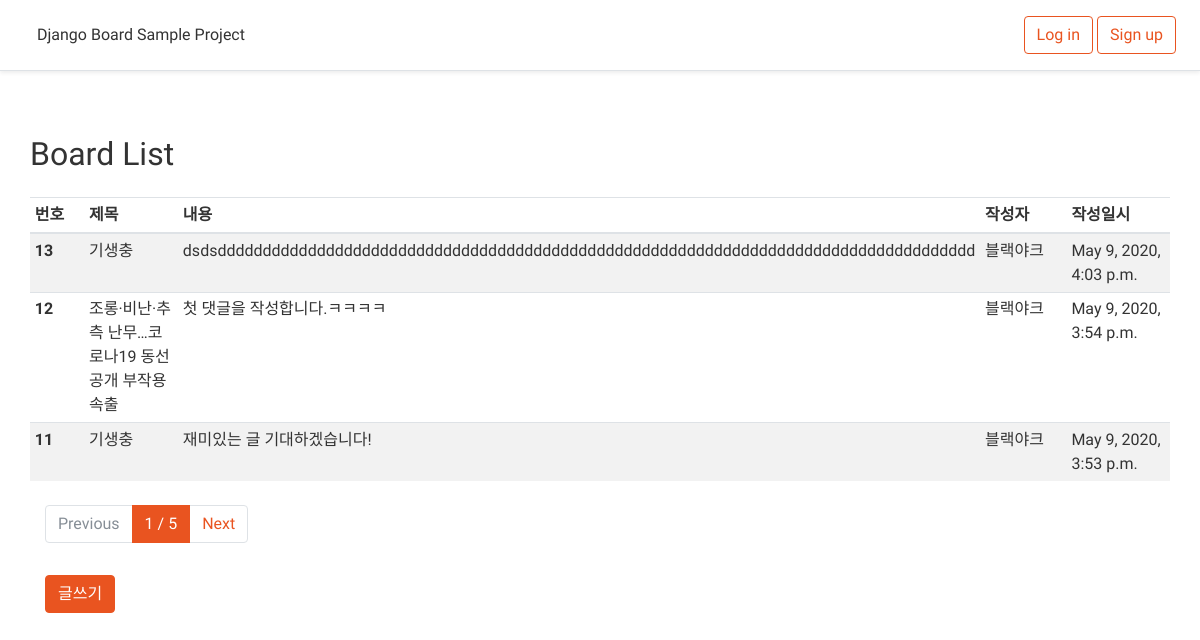
Page /board/ on the earlier database version.
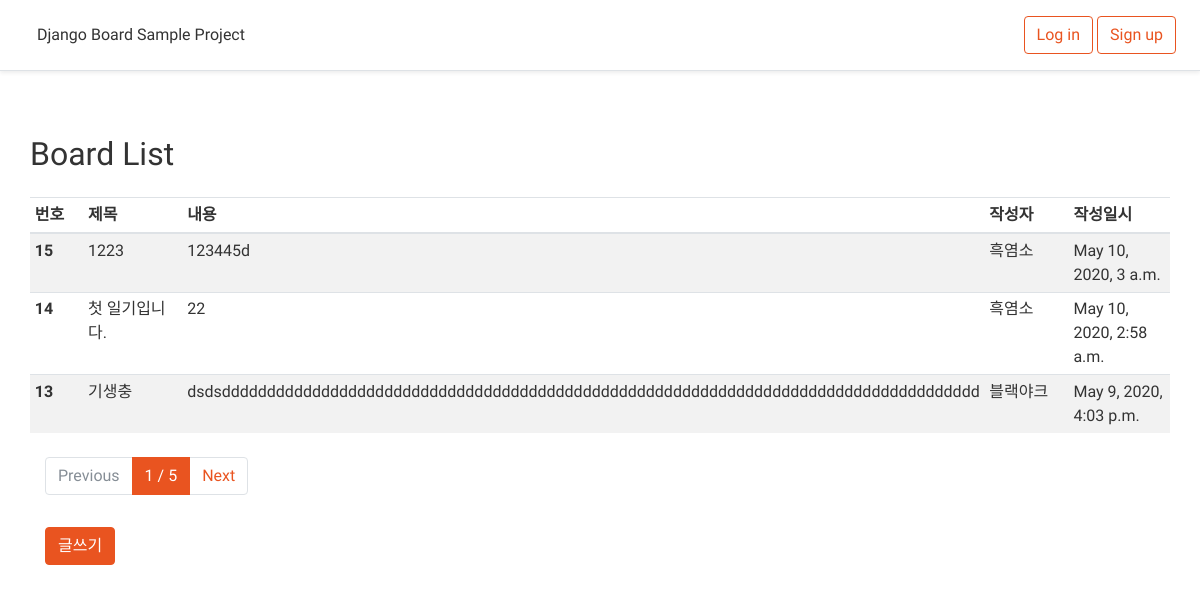
Same page on the later database version.
### board/models.py (models this page shows, shortened)
class NewBoard(models.Model):
    title = models.CharField(
        max_length=128,
        verbose_name='제목'
    )
    content = models.TextField(
        verbose_name='내용'
    )
    writer = models.ForeignKey(
        'new_user.NewUser',
        on_delete=models.SET_NULL,
        null=True,
        verbose_name='작성자'
    )
    reg_date = models.DateTimeField(
        auto_now_add=True,
        verbose_name='작성시간'
    )
    class Meta:
        db_table = 'new_community_board'
        verbose_name='뉴 커뮤니티 게시글'
        verbose_name_plural = '뉴 커뮤니티 게시글 모음'

### new_user/models.py (models this page shows)
class NewUser(models.Model):
    username = models.CharField(max_length=32, verbose_name='사용자명')
    useremail = models.EmailField(max_length=64, verbose_name='사용자 이메일')
    password = models.CharField(max_length=64, verbose_name='비밀번호')
    reg_date = models.DateTimeField(auto_now_add=True, verbose_name='가입시간')
    def __str__(self):
        return self.username
    class Meta:
        db_table = 'newcommunity_user'
        verbose_name = '새 커뮤니티 사용자'
        verbose_name_plural = '새 커뮤니티 사용자 모음'

### board/views.py (the view)
# urls.py: path('', views.board),
def board(request):
    all_boards = NewBoard.objects.all().order_by('-id')
    page = int(request.GET.get('p', 1))
    paginator = Paginator(all_boards, 3)    # num per page
    boards = paginator.get_page(page)
    return render(request, 'list.html', {'boards' : boards})

### board/templates/list.html (shortened to what this page needs)
{% extends "base.html" %}
{% block contents %}
<div class="row">
    <h2 class="mt-5">Board List</h2>
    <div class="table-responsive mt-3">
        <table class="table table-striped table-sm">
            <thead>
                <tr>
                    <th style="width:10%;">번호</th>
                    <th style="width:20%;">제목</th>
                    <th style="width:30%;">내용</th>
                    <th style="width:20%;">작성자</th>
                    <th style="width:20%;">작성일시</th>
                </tr>
            </thead>
            <tbody>
                {% for board in boards %}
                <tr>
                    <th scope="row">{{ board.id }}</th>
                    <td>{{ board.title }}</td>
                    <td>{{ board.content }}</td>
                    <td>{{ board.writer }}</td>
                    <td>{{ board.reg_date }}</td>
                </tr>
                {% endfor %}
            </tbody>
        </table>
    </div>
</div>
<div class="row mt-2" style="margin-bottom:100px;">
    <div class=col-12>
        <nav aria-label="...">
            <ul class="pagination">
                {% if boards.has_previous %}
                <li class="page-item">
                    <a class="page-link" href="?p={{ boards.previous_page_number }}" tabindex="-1" aria-disabled="true">
                        Previous
                    </a>
                </li>
                {% else %}
                <li class="page-item disabled">
                    <a class="page-link" href="#" tabindex="-1" aria-disabled="true">
                        Previous
                    </a>
                </li>
                {% endif %}
                <li class="page-item active" aria-current="page">
                    <a class="page-link">
                        {{ boards.number }} / {{ boards.paginator.num_pages }}
                    </a>
                </li>
                {% if boards.has_next %}
                <li class="page-item">
                    <a class="page-link" href="?p={{ boards.next_page_number }}">Next</a>
                </li>
                {% else %}
                <li class="page-item disabled">
                    <a class="page-link" href="#">Next</a>
                </li>
                {% endif %}
            </ul>
        </nav>
        <button type="submit" class="btn btn-primary mt-3" onclick="location.href='/board/write'">글쓰기</button>
    </div>
</div>
{%  endblock %}

### templates/base.html (shortened to what this page needs)
<!DOCTYPE html>
<html>
<head>
    <link rel="stylesheet" href="/static/css/bootstrap.min.css">
</head>
<body>
    <div class="d-flex flex-column flex-md-row align-items-center p-3 px-md-4 mb-3 bg-white border-bottom shadow-sm">
        <h5 class="my-0 mr-md-auto font-weight-normal">
            <a class="btn" href="/">Django Board Sample Project</a>
        </h5>
        {% if request.session.user %}
        <nav class="my-2 my-md-0 mr-md-3">
            <a class="p-2 text-dark" href="/board">Board</a>
        </nav>
        <a class="btn btn-outline-primary mr-1" href="/newuser/logout">Log out</a>
        {%  else %}
        <a class="btn btn-outline-primary mr-1" href="/newuser/login">Log in</a>
        <a class="btn btn-outline-primary" href="/newuser/register">Sign up</a>
        {% endif %}
    </div>
    <div class="container">
        {% block contents %}
        {% endblock%}
    </div>
</body>
</html>

Differences in the rows shown:
no longer on this page (row unchanged): NewBoard: id "12", title "조롱·비난·추측 난무…코로나19 동선 공개 부작용 속출", content "첫 댓글을 작성합니다.ㅋㅋㅋㅋ", writer "블랙야크", reg_date "May 9, 2020, 3:54 p.m."
no longer on this page (row unchanged): NewBoard: id "11", title "기생충", content "재미있는 글 기대하겠습니다!", writer "블랙야크", reg_date "May 9, 2020, 3:53 p.m."
added NewBoard: id "15", title "1223", content "123445d", writer "흑염소", reg_date "May 10, 2020, 3 a.m."
added NewBoard: id "14", title "첫 일기입니다.", content "22", writer "흑염소", reg_date "May 10, 2020, 2:58 a.m."
